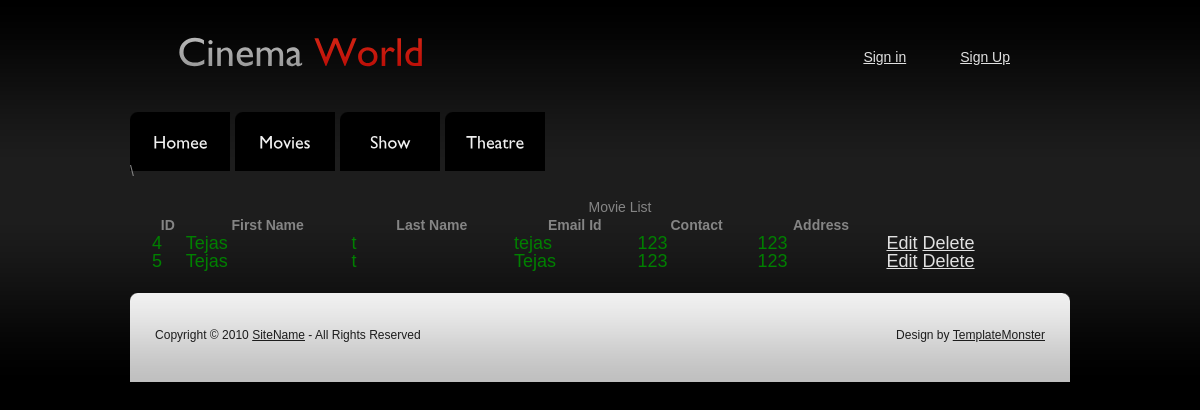
The page /showcustomer on the database its author committed.
### OMTBApp/models.py (models this page shows)
class Customer(models.Model):
    CustId=models.AutoField(primary_key=True)
    CustFName=models.CharField(max_length=50)
    CustLName=models.CharField(max_length=50)
    CustEmailId=models.CharField(max_length=50)
    CustPassword=models.CharField(max_length=50)
    CustContactNo=models.CharField(max_length=50)
    CustAddress=models.CharField(max_length=50)
    class Meta:
        db_table="customer_408"

### OMTBApp/views.py (the view)
# urls.py: path('showcustomer',views.ShowCustomer),
def ShowCustomer(request):
    customerobject=Customer.objects.all()
    return render(request,'OMTBApp/ShowCustomer.html',{'customerobject':customerobject})

### Templates/OMTBApp/ShowCustomer.html (shortened to what this page needs)
{% include 'OMTBApp/header.html' %}\
<div class="table" style="width:100%;margin:20px">
        <table style="width:100%;" cellpadding="10px">
            <caption>Movie List</caption>
            <thead>
            <tr>
                <th>ID</th>
                <th>First Name</th>
                <th>Last Name</th>
                <th>Email Id</th>
                <th>Contact</th>
                <th>Address</th>
            </tr>
            </thead>
            <tbody style="font-size:18px;color:green">
                {% for customer in customerobject %}
                <tr>
                    <td>{{customer.CustId}}</td>
                    <td>{{customer.CustFName}}</td>
                    <td>{{customer.CustLName}}</td>
                    <td>{{customer.CustEmailId}}</td>
                    <td>{{customer.CustContactNo}}</td>
                    <td>{{customer.CustAddress}}</td>
                    <td>
                        <a href="/updatecust/{{customer.CustId}}">Edit</a>
                        <a href="/deletecustomer/{{customer.CustId}}">Delete</a>
                </tr>
                {% endfor %}
            </tbody>
        </table>
</div>
{% include 'OMTBApp/footer.html' %}

### static/css/style.css (style rules this page uses)
* { margin:0; padding:0; }
html, body { min-width:940px; }
body { background:#000; font-family:Arial, Helvetica, sans-serif; font-size:100%; line-height:1em; color:#858585; }
a { color:#e1e1e1; outline:none; }
a { outline:none; }

### rows shown on the page
Customer: CustId "4", CustFName "Tejas", CustLName "t", CustEmailId "tejas", CustContactNo "123", CustAddress "123"
Customer: CustId "5", CustFName "Tejas", CustLName "t", CustEmailId "Tejas", CustContactNo "123", CustAddress "123"
